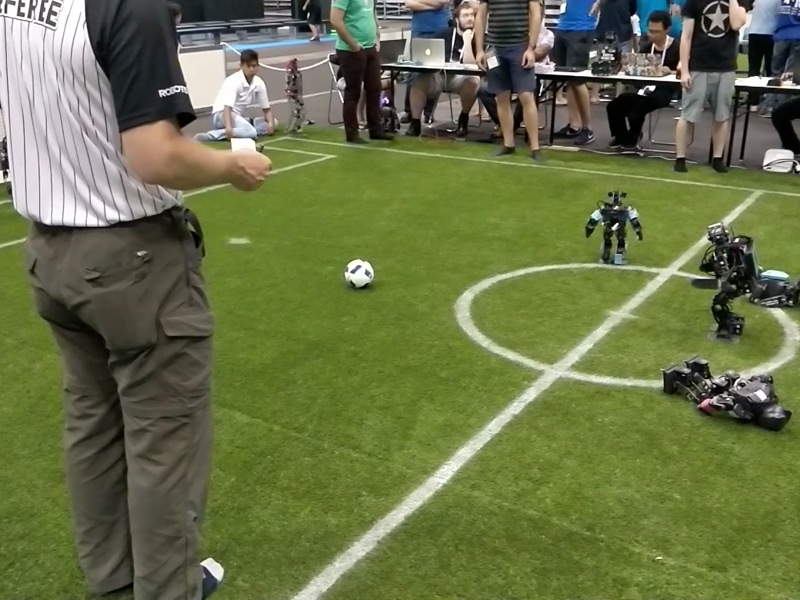
#> input picture Tarefas/Imagens/0.jpg, 800 x 600 px, given in place of the camera
$ python sem_04_visao.py
#> lines starting #> are read from the running program, lines starting #| are printed output that depends on the picture; after the words box and inside, x2 and y2 are one past the last pixel; in counts of white or black regions, pixels touching at a corner belong together
import numpy as np
import cv2

"""
cap = cv2.VideoCapture(0)

while True:
    ret, frame = cap.read()

    cv2.imshow('frame', frame)

    if cv2.waitKey(1) == ord('q'):
        break

cap.release()
cv2.destroyAllWindows()
"""

cap = cv2.VideoCapture(2, cv2.CAP_V4L2)

while(1):
    _, frame = cap.read()
#> frame is the input picture: shape (600, 800, 3); mean B, G, R 72, 114.8, 105.7
    hsv = cv2.cvtColor(frame, cv2.COLOR_BGR2HSV)
#> hsv: shape (600, 800, 3); mean H, S, V 45.8, 107.4, 117.7

    lower_red= np.array([30, 150, 50])
    upper_red= np.array([255, 255, 180])

    mask = cv2.inRange(hsv, lower_red, upper_red)
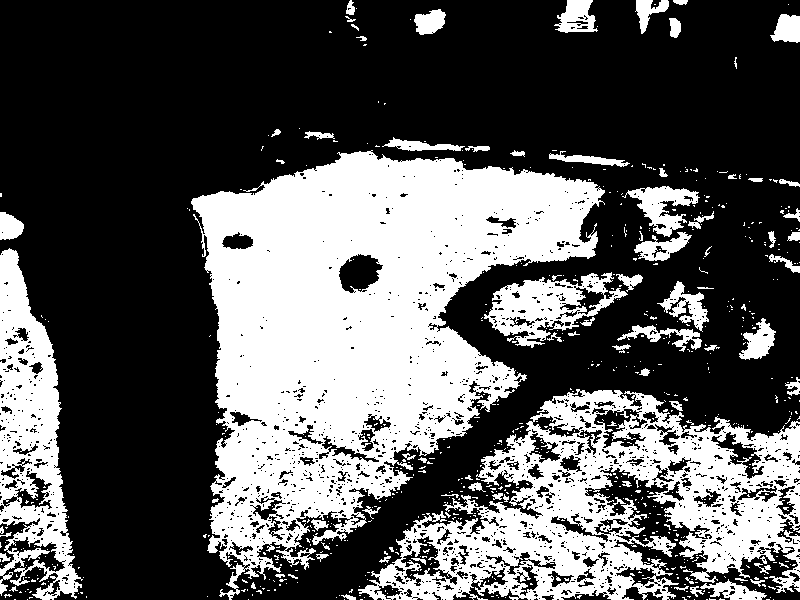
#> mask: shape (600, 800); 35.4% white; 694 white regions (611 under 20 px), largest, box (x1, y1, x2, y2) and area: (191, 150, 605, 600) 93346, (358, 389, 800, 600) 42067, (0, 248, 83, 600) 14285
    res = cv2.bitwise_and(frame, frame, mask = mask)
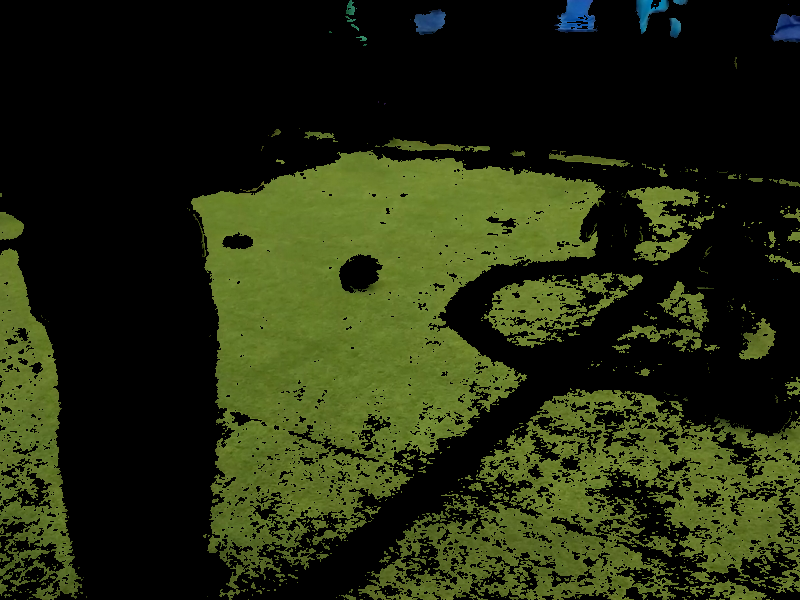
#> res: shape (600, 800, 3); mean B, G, R 16, 42.4, 35.4
    res[mask > 0] = (255, 0, 0)
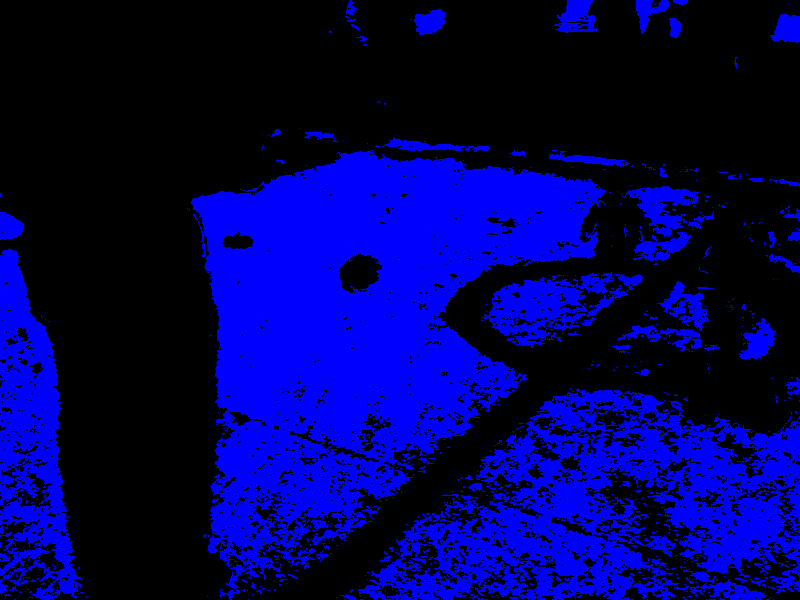
#> res: shape (600, 800, 3); mean B, G, R 90.2, 0, 0

    cv2.imshow('frame', frame)
    cv2.imshow('res', res)

    if cv2.waitKey(1) == ord('q'):
#> (key q is pressed here)
        break

cap.release()
cv2.destroyAllWindows()

$ run again, on Tarefas/Imagens/1.jpg
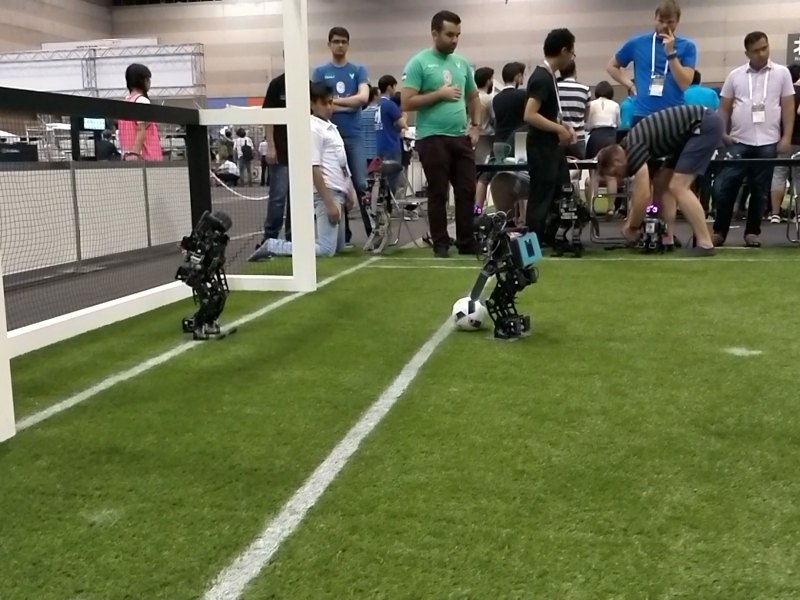
#> input picture Tarefas/Imagens/1.jpg, 800 x 600 px, given in place of the camera
#> frame is the input picture: shape (600, 800, 3); mean B, G, R 79.5, 115.3, 108
#> hsv: shape (600, 800, 3); mean H, S, V 42.9, 103.6, 120.2
#> `mask = cv2.inRange(hsv, lower_red, upper_red)`:
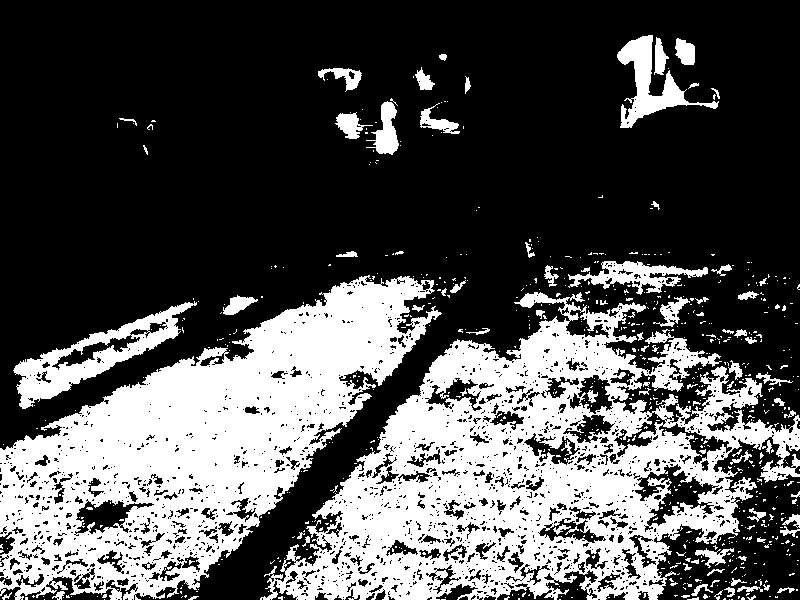
#> mask: shape (600, 800); 32.4% white; 730 white regions (643 under 20 px), largest, box (x1, y1, x2, y2) and area: (260, 292, 800, 600) 72348, (0, 275, 442, 600) 63399, (13, 301, 197, 409) 5157
#> `res[mask > 0] = (255, 0, 0)`:
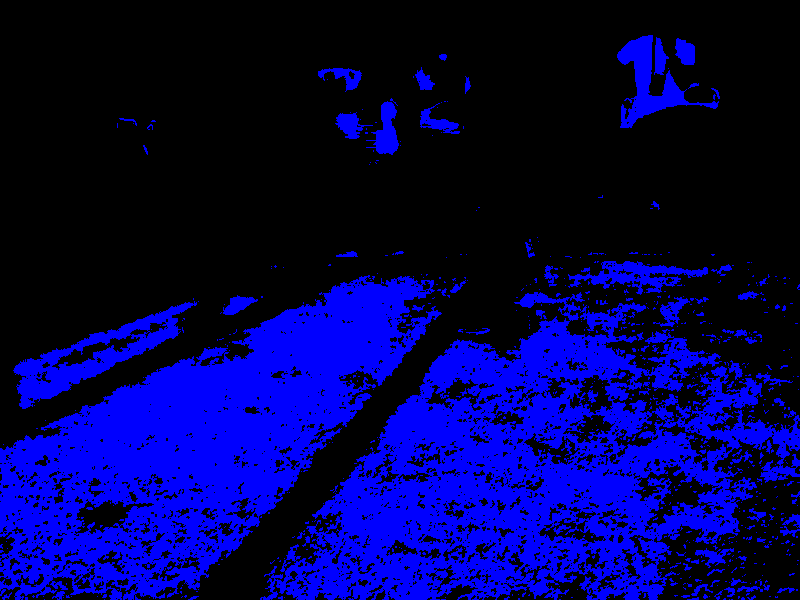
#> res: shape (600, 800, 3); mean B, G, R 82.6, 0, 0

$ run again, on Tarefas/Imagens/2.jpg
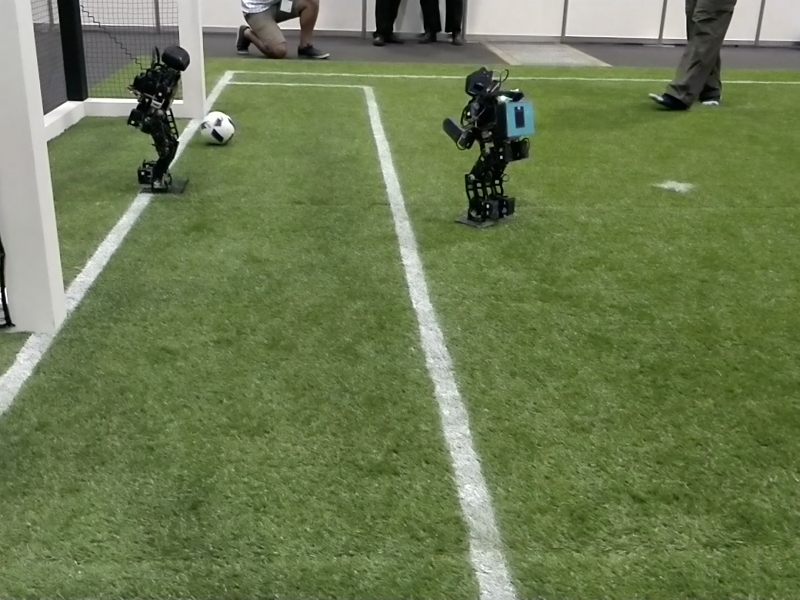
#> input picture Tarefas/Imagens/2.jpg, 800 x 600 px, given in place of the camera
#> frame is the input picture: shape (600, 800, 3); mean B, G, R 80.8, 122.6, 107.8
#> hsv: shape (600, 800, 3); mean H, S, V 42.7, 95.4, 123
#> `mask = cv2.inRange(hsv, lower_red, upper_red)`:
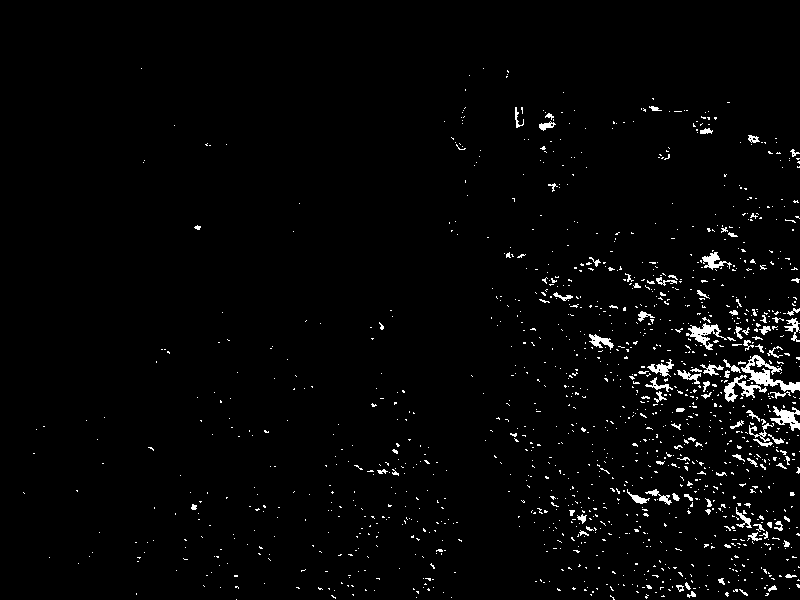
#> mask: shape (600, 800); 2.3% white in thin lines or dots, all inside (x1, y1, x2, y2) = (23, 68, 800, 600)
#> `res[mask > 0] = (255, 0, 0)`:
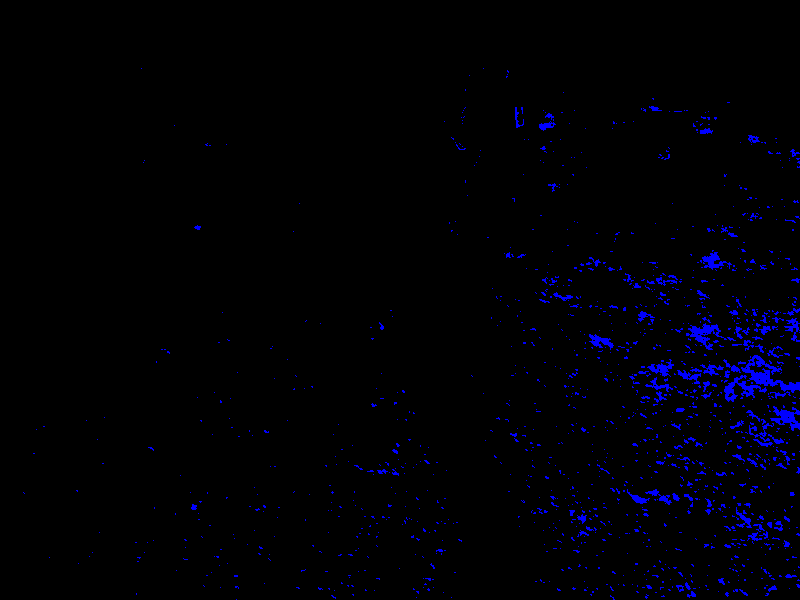
#> res: shape (600, 800, 3); mean B, G, R 5.8, 0, 0

$ run again, on Tarefas/Imagens/3.jpg
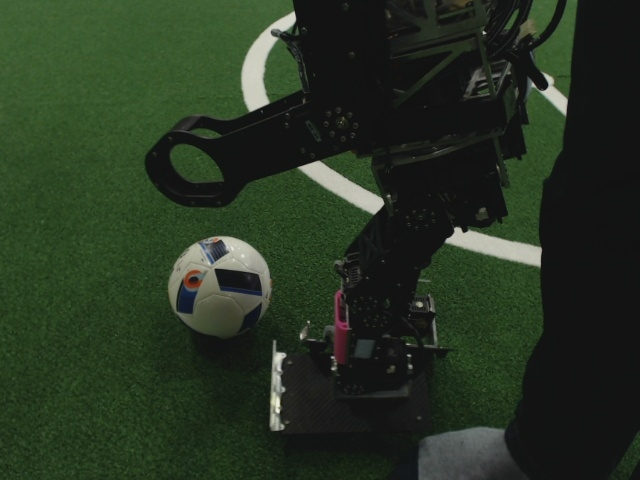
#> input picture Tarefas/Imagens/3.jpg, 640 x 480 px, given in place of the camera
#> frame is the input picture: shape (480, 640, 3); mean B, G, R 34.2, 51.7, 38.9
#> hsv: shape (480, 640, 3); mean H, S, V 45.7, 73, 51.9
#> `mask = cv2.inRange(hsv, lower_red, upper_red)`:
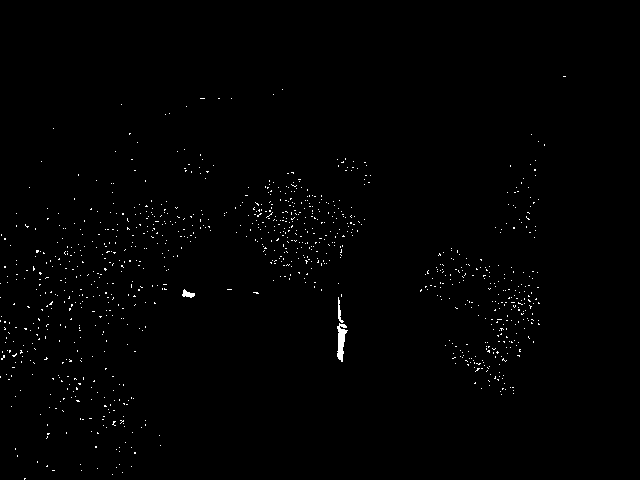
#> mask: shape (480, 640); 0.72% white in thin lines or dots, all inside (x1, y1, x2, y2) = (0, 76, 566, 480)
#> `res[mask > 0] = (255, 0, 0)`:
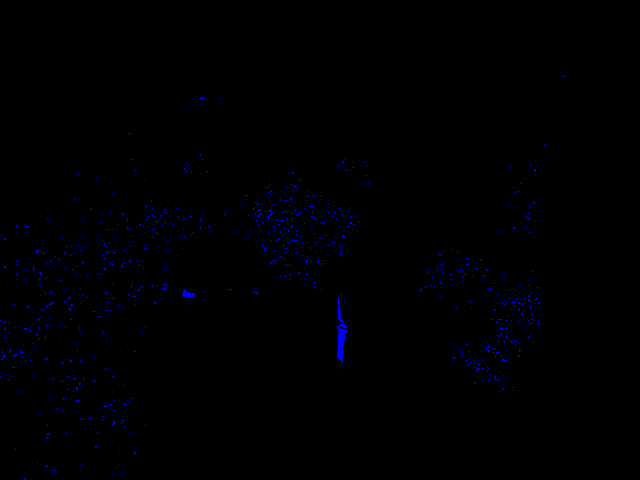
#> res: shape (480, 640, 3); mean B, G, R 1.8, 0, 0
